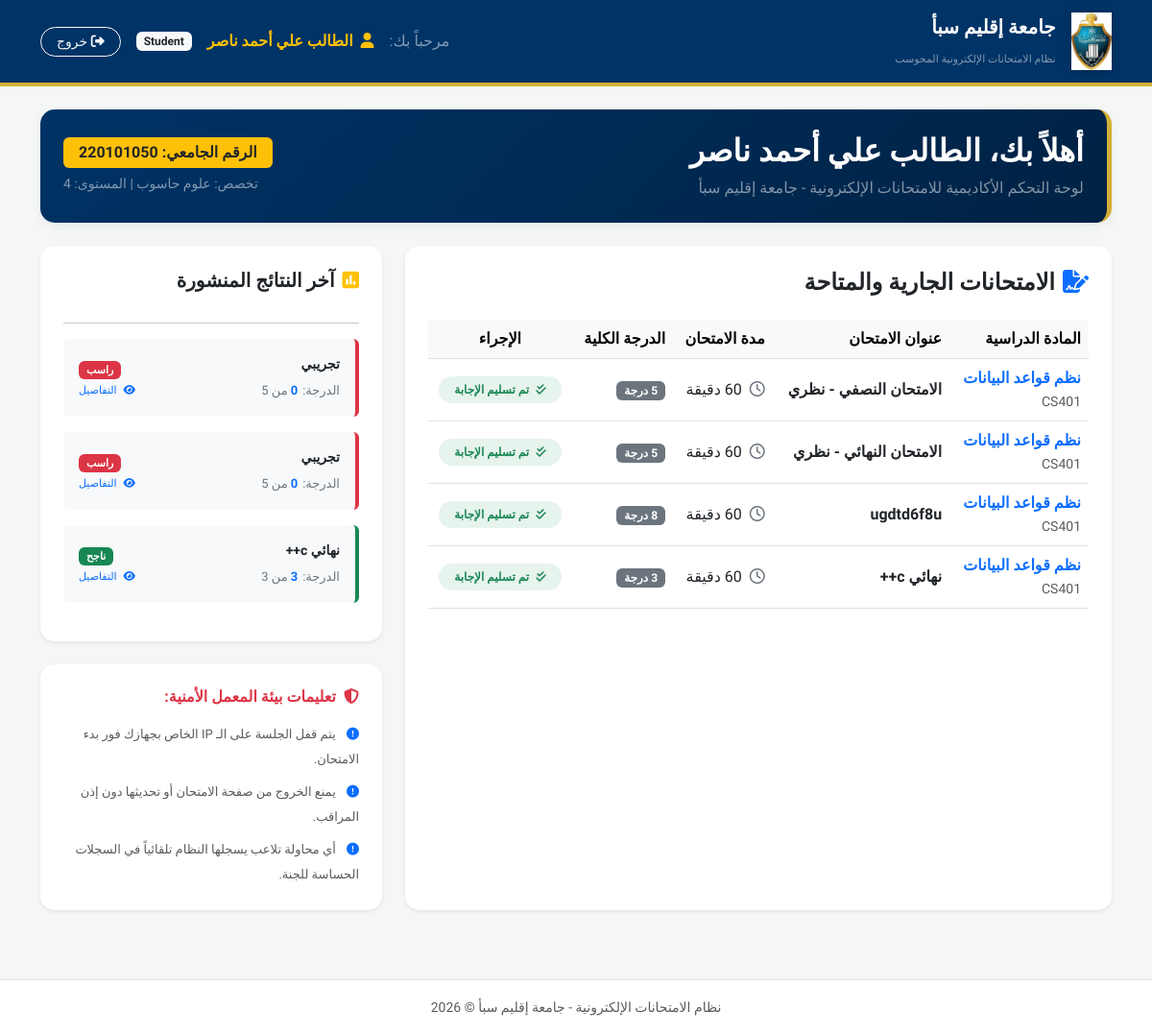
/electronic_exam_system/student/student_dashboard.php (signed in), run on the app's committed database.
### tables this page shows
CREATE TABLE `students` (
  `student_id` int(11) NOT NULL,
  `user_id` int(11) NOT NULL,
  `level` int(11) NOT NULL,
  `department` varchar(100) NOT NULL
);

CREATE TABLE `exams` (
  `exam_id` int(11) NOT NULL,
  `course_id` int(11) NOT NULL,
  `title` varchar(200) NOT NULL,
  `exam_date` datetime NOT NULL,
  `duration` int(11) NOT NULL,
  `total_marks` int(11) DEFAULT 0,
  `exam_token` varchar(10) NOT NULL
);

CREATE TABLE `courses` (
  `course_id` int(11) NOT NULL,
  `course_name` varchar(150) NOT NULL,
  `course_code` varchar(50) NOT NULL,
  `credit_hours` int(11) DEFAULT 3,
  `instructor_id` int(11) NOT NULL
);

CREATE TABLE `results` (
  `result_id` int(11) NOT NULL,
  `student_exam_id` int(11) NOT NULL,
  `total_obtained_marks` int(11) NOT NULL,
  `grade` varchar(10) DEFAULT NULL,
  `published_date` datetime DEFAULT current_timestamp()
);

### electronic_exam_system/student/student_dashboard.php (the view, shortened to what this page needs)
<?php
include_once __DIR__ . '/../includes/header.php';
$student_id = intval($_SESSION['student_id']);
$full_name = $_SESSION['full_name'] ?? $_SESSION['username'];
$university_id = $_SESSION['university_id'] ?? '';
$student_info_query = "SELECT level, department FROM students WHERE student_id = '$student_id'";
$student_info_result = $conn->query($student_info_query);
$student_info = ($student_info_result && $student_info_result->num_rows > 0) ? $student_info_result->fetch_assoc() : ['level'=>'غير محدد', 'department'=>'غير محدد'];
?>
<div class="row mb-4">
    <div class="col-12">
        <div class="card card-custom p-4 text-white" style="background: linear-gradient(135deg, #003366 0%, #002244 100%); border-right: 5px solid #D4AF37; border-radius: 15px;">
            <div class="row align-items-center">
                <div class="col-md-8">
                    <h2 class="fw-bold mb-2">أهلاً بك، <?php echo htmlspecialchars($full_name); ?></h2>
                    <p class="mb-0 text-white-50">لوحة التحكم الأكاديمية للامتحانات الإلكترونية - جامعة إقليم سبأ</p>
                </div>
                <div class="col-md-4 text-md-end mt-3 mt-md-0">
                    <span class="badge bg-warning text-dark px-3 py-2 fs-6 mb-1 d-inline-block">الرقم الجامعي: <?php echo htmlspecialchars($university_id); ?></span>
                    <br>
                    <small class="text-white-50">تخصص: <?php echo htmlspecialchars($student_info['department']); ?> | المستوى: <?php echo htmlspecialchars($student_info['level']); ?></small>
                </div>
            </div>
        </div>
    </div>
</div>
<div class="row">
    <div class="col-lg-8 mb-4">
        <div class="card card-custom p-4 bg-white h-100 shadow-sm border-0" style="border-radius: 15px;">
            <h4 class="fw-bold mb-4 text-dark"><i class="fa-solid fa-file-signature text-primary me-2"></i>الامتحانات الجارية والمتاحة</h4>
            <?php
            $exams_query = "
                SELECT e.exam_id, e.title, e.exam_date, e.duration, e.total_marks, c.course_name, c.course_code
                FROM enrollments en
                JOIN courses c ON en.course_id = c.course_id
                JOIN exams e ON c.course_id = e.course_id
                WHERE en.student_id = '$student_id'
                ORDER BY e.exam_date DESC
            ";
            $exams_result = $conn->query($exams_query);
            if ($exams_result && $exams_result->num_rows > 0):
            ?>
                <div class="table-responsive">
                    <table class="table table-hover align-middle">
                        <thead class="table-light">
                            <tr>
                                <th>المادة الدراسية</th>
                                <th>عنوان الامتحان</th>
                                <th>مدة الامتحان</th>
                                <th>الدرجة الكلية</th>
                                <th class="text-center">الإجراء</th>
                            </tr>
                        </thead>
                        <tbody>
                            <?php while($exam = $exams_result->fetch_assoc()):
                                $current_exam_id = intval($exam['exam_id']);
                                $q_total_query = "SELECT SUM(marks) as real_total FROM questions WHERE exam_id = '$current_exam_id'";
                                $q_total_res = $conn->query($q_total_query);
                                $display_total = 0;
                                if ($q_total_res && $q_total_res->num_rows > 0) {
                                    $q_row = $q_total_res->fetch_assoc();
                                    $display_total = isset($q_row['real_total']) ? intval($q_row['real_total']) : 0;
                                }
                            ?>
                                <tr>
                                    <td>
                                        <span class="fw-bold text-primary d-block"><?php echo htmlspecialchars($exam['course_name']); ?></span>
                                        <small class="text-muted"><?php echo htmlspecialchars($exam['course_code']); ?></small>
                                    </td>
                                    <td><span class="fw-semibold text-dark"><?php echo htmlspecialchars($exam['title']); ?></span></td>
                                    <td><i class="fa-regular fa-clock me-1 text-secondary"></i> <?php echo intval($exam['duration']); ?> دقيقة</td>
                                    <td><span class="badge bg-secondary px-2 py-1"><?php echo $display_total; ?> درجة</span></td>
                                    <td class="text-center">
                                        <?php
                                        $check_exam_sql = "SELECT status FROM student_exams WHERE student_id = '$student_id' AND exam_id = '$current_exam_id'";
                                        $check_res = $conn->query($check_exam_sql);
                                        if($check_res && $check_res->num_rows > 0) {
                                            $status_row = $check_res->fetch_assoc();
                                            $status = $status_row['status'];
                                            if($status == 'completed') {
                                                echo '<span class="badge bg-success bg-opacity-10 text-success py-2 px-3 rounded-pill fw-bold"><i class="fa-solid fa-check-double me-1"></i> تم تسليم الإجابة</span>';
                                            } elseif($status == 'blocked') {
                                                echo '<span class="badge bg-danger bg-opacity-10 text-danger py-2 px-3 rounded-pill fw-bold"><i class="fa-solid fa-ban me-1"></i> محظور من المراقب</span>';
                                            } else {
                                                echo '<a href="exam_gateway.php?exam_id='.$current_exam_id.'" class="btn btn-warning btn-sm fw-bold px-3 rounded-pill shadow-sm">متابعة الامتحان</a>';
                                            }
                                        } else {
                                            echo '<a href="exam_gateway.php?exam_id='.$current_exam_id.'" class="btn btn-primary btn-sm fw-bold px-3 rounded-pill shadow-sm" style="background-color: #003366; border-color:#003366;"><i class="fa-solid fa-right-to-bracket me-1"></i> دخول الامتحان</a>';
                                        }
                                        ?>
                                    </td>
                                </tr>
                            <?php endwhile; ?>
                        </tbody>
                    </table>
                </div>
            <?php endif; ?>
        </div>
    </div>
    <div class="col-lg-4 mb-4">
        <div class="card card-custom p-4 bg-white mb-4 shadow-sm border-0" style="border-radius: 15px;">
            <h5 class="fw-bold mb-3 text-dark"><i class="fa-solid fa-square-poll-vertical text-warning me-2"></i>آخر النتائج المنشورة</h5>
            <hr>
            <?php
            $results_query = "
                SELECT r.total_obtained_marks, r.grade, e.title, e.exam_id, se.student_exam_id
                FROM results r
                JOIN student_exams se ON r.student_exam_id = se.student_exam_id
                JOIN exams e ON se.exam_id = e.exam_id
                WHERE se.student_id = '$student_id'
                ORDER BY r.published_date DESC LIMIT 3
            ";
            $results_res = $conn->query($results_query);
            if($results_res && $results_res->num_rows > 0):
                while($res_row = $results_res->fetch_assoc()):
                    $exam_id = intval($res_row['exam_id']);
                    $score = intval($res_row['total_obtained_marks']);
                    $grade = $res_row['grade'];
                    $total_query = "SELECT SUM(marks) as real_total FROM questions WHERE exam_id = '$exam_id'";
                    $total_res = $conn->query($total_query);
                    $real_total = 0;
                    if ($total_res && $total_res->num_rows > 0) {
                        $t_row = $total_res->fetch_assoc();
                        $real_total = isset($t_row['real_total']) ? intval($t_row['real_total']) : 0;
                    }
                    if ($real_total <= 0) { $real_total = 5; }
                    $is_passed = ($grade == 'ناجح' || $score >= ($real_total / 2));
            ?>
                <div class="d-flex justify-content-between align-items-center mb-3 p-3 bg-light rounded" style="border-right: 4px solid <?php echo $is_passed ? '#198754' : '#dc3545'; ?>;">
                    <div>
                        <strong class="d-block text-truncate text-dark mb-1" style="max-width: 170px; font-size:14px;"><?php echo htmlspecialchars($res_row['title']); ?></strong>
                        <div style="font-size: 13px; color: #6c757d; display: inline-flex; flex-direction: row-reverse; align-items: center; gap: 3px;">
                            <span>من <?php echo $real_total; ?></span>
                            <span class="fw-bold text-primary"><?php echo $score; ?></span>
                            <span style="margin-left: 2px;">الدرجة:</span>
                        </div>
                    </div>
                    <div class="text-end">
                        <span class="badge <?php echo $is_passed ? 'bg-success' : 'bg-danger'; ?> px-2 py-1 mb-1 d-inline-block" style="font-size: 11px;">
                            <?php echo htmlspecialchars($grade); ?>
                        </span>
                        <a href="result.php?student_exam_id=<?php echo $res_row['student_exam_id']; ?>" class="d-block text-primary small" style="text-decoration: none; font-size: 11px;">
                            <i class="fa-solid fa-eye me-1"></i> التفاصيل
                        </a>
                    </div>
                </div>
            <?php
                endwhile;
            else:
                echo '<p class="text-muted text-center py-3" style="font-size:14px;">لا توجد نتائج معلنة بعد.</p>';
            endif;
            ?>
        </div>
        <div class="card card-custom p-4 bg-white border-0 shadow-sm" style="border-radius: 15px;">
            <h6 class="fw-bold text-danger mb-3"><i class="fa-solid fa-shield-halved me-2"></i>تعليمات بيئة المعمل الأمنية:</h6>
            <ul class="text-muted ps-0 mb-0" style="list-style-type: none; font-size: 13px; line-height: 2;">
                <li class="mb-2"><i class="fa-solid fa-circle-exclamation text-primary me-2"></i> يتم قفل الجلسة على الـ IP الخاص بجهازك فور بدء الامتحان.</li>
                <li class="mb-2"><i class="fa-solid fa-circle-exclamation text-primary me-2"></i> يمنع الخروج من صفحة الامتحان أو تحديثها دون إذن المراقب.</li>
                <li><i class="fa-solid fa-circle-exclamation text-primary me-2"></i> أي محاولة تلاعب يسجلها النظام تلقائياً في السجلات الحساسة للجنة.</li>
            </ul>
        </div>
    </div>
</div>
<?php
include_once __DIR__ . '/../includes/footer.php';
?>

### electronic_exam_system/includes/header.php (style rules this page uses)
body { font-family: 'Tajawal', sans-serif; background-color: #f4f7f6; }
.card-custom { border: none; border-radius: 12px; box-shadow: 0 4px 12px rgba(0, 0, 0, 0.05); transition: transform 0.2s; }

### data on the page
students: department "علوم حاسوب", level "4"
exams: course.course_name "نظم قواعد البيانات", course.course_code "CS401", title "الامتحان النصفي - نظري"
exams: course.course_name "نظم قواعد البيانات", course.course_code "CS401", title "الامتحان النهائي - نظري", shows "تم تسليم الإجابة"
exams: course.course_name "نظم قواعد البيانات", course.course_code "CS401", title "ugdtd6f8u", display_total "8"
exams: course.course_name "نظم قواعد البيانات", course.course_code "CS401", title "نهائي c++", display_total "3"
results: exams.title "تجريبي", real_total "5", total_obtained_marks "0", grade "راسب"
results: exams.title "تجريبي", real_total "5", total_obtained_marks "0", grade "راسب"
results: exams.title "نهائي c++", real_total "3", total_obtained_marks "3", grade "ناجح"

### other printed values
$_SESSION['full_name'] "الطالب علي أحمد ناصر"
$role "Student"
$full_name "الطالب علي أحمد ناصر"
$university_id "220101050"
